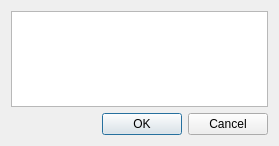
<?xml version="1.0" encoding="UTF-8"?>
<ui version="4.0">
 <class>InsertObservationDialog</class>
 <widget class="QDialog" name="InsertObservationDialog">
  <property name="geometry">
   <rect>
    <x>0</x>
    <y>0</y>
    <width>279</width>
    <height>146</height>
   </rect>
  </property>
  <property name="windowTitle">
   <string>Insert Observation</string>
  </property>
  <layout class="QGridLayout" name="gridLayout">
   <item row="0" column="0">
    <layout class="QFormLayout" name="formLayout">
     <property name="fieldGrowthPolicy">
      <enum>QFormLayout::AllNonFixedFieldsGrow</enum>
     </property>
    </layout>
   </item>
   <item row="1" column="0">
    <widget class="QTextEdit" name="warnings"/>
   </item>
   <item row="2" column="0">
    <widget class="QDialogButtonBox" name="buttonBox">
     <property name="orientation">
      <enum>Qt::Horizontal</enum>
     </property>
     <property name="standardButtons">
      <set>QDialogButtonBox::Cancel|QDialogButtonBox::Ok</set>
     </property>
    </widget>
   </item>
  </layout>
 </widget>
 <resources/>
 <connections>
  <connection>
   <sender>buttonBox</sender>
   <signal>accepted()</signal>
   <receiver>InsertObservationDialog</receiver>
   <slot>accept()</slot>
   <hints>
    <hint type="sourcelabel">
     <x>248</x>
     <y>254</y>
    </hint>
    <hint type="destinationlabel">
     <x>157</x>
     <y>274</y>
    </hint>
   </hints>
  </connection>
  <connection>
   <sender>buttonBox</sender>
   <signal>rejected()</signal>
   <receiver>InsertObservationDialog</receiver>
   <slot>reject()</slot>
   <hints>
    <hint type="sourcelabel">
     <x>316</x>
     <y>260</y>
    </hint>
    <hint type="destinationlabel">
     <x>286</x>
     <y>274</y>
    </hint>
   </hints>
  </connection>
 </connections>
</ui>
